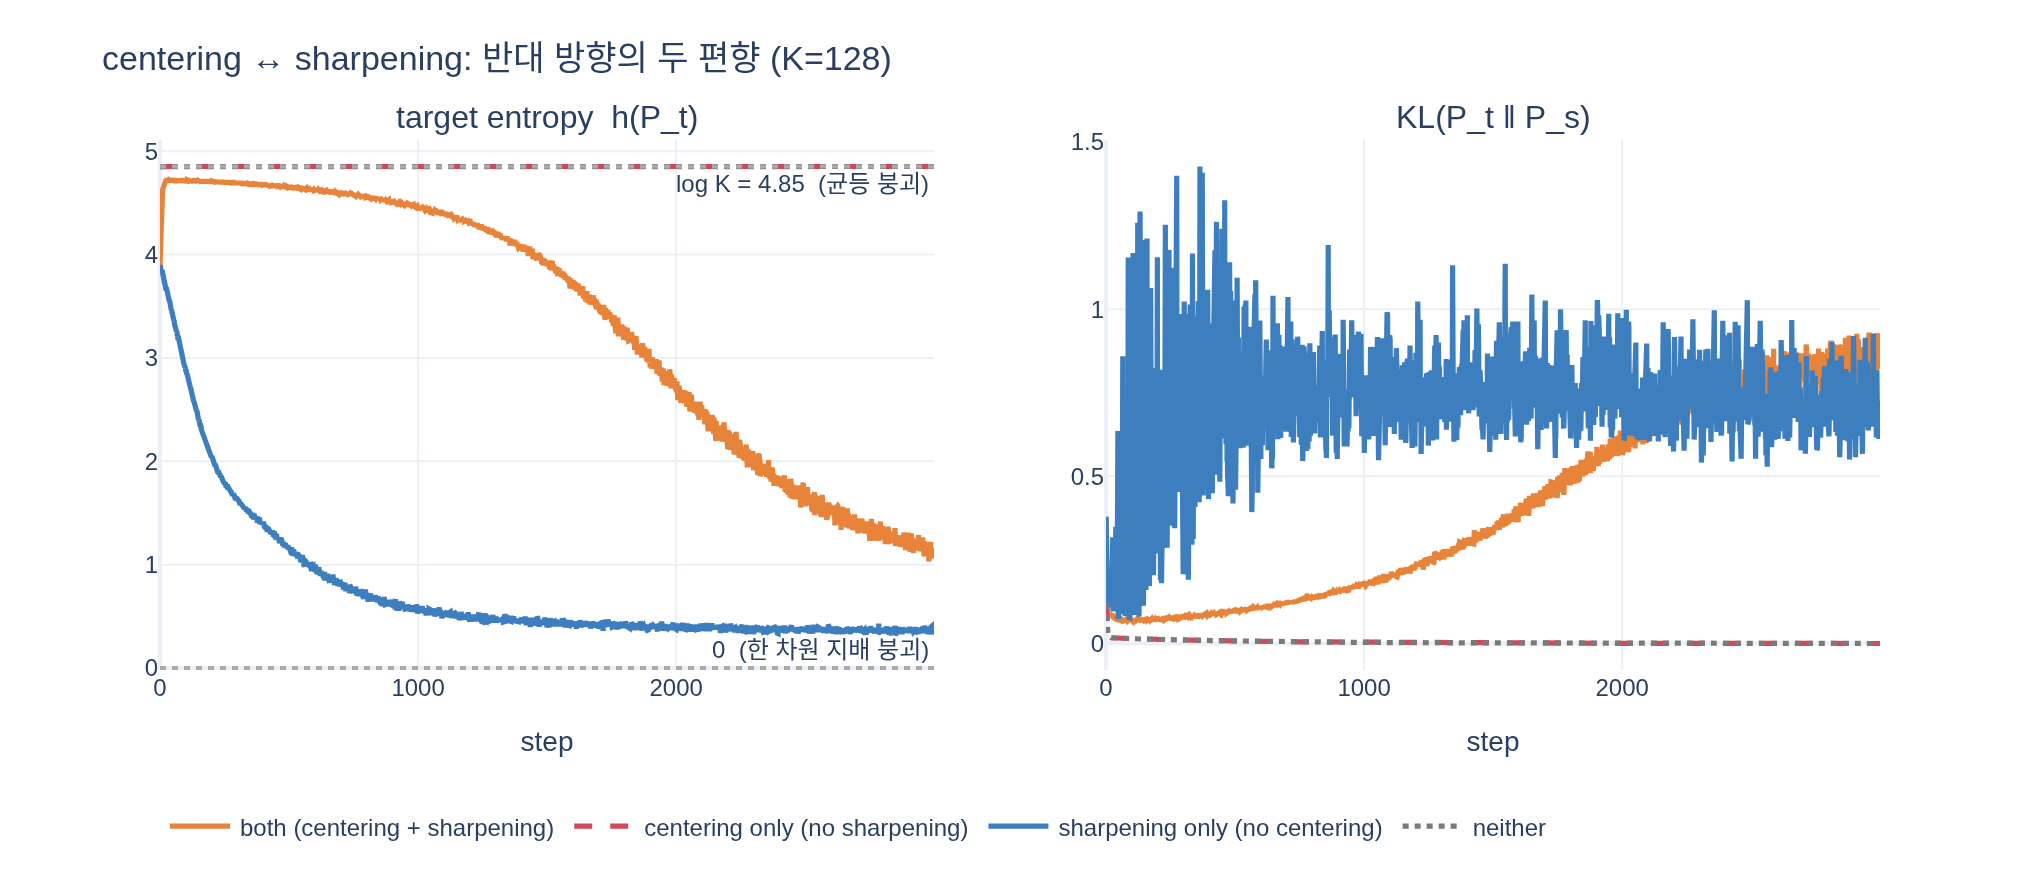

Recreate this plot in Python.
# %% [markdown]
# # centering과 sharpening: 서로 반대 방향으로 미는 두 힘
#
# DINO(§3.1 "Avoiding collapse", §5.3)의 주장을 작은 토이 문제로 재현한다.
#
# **centering** — teacher 로짓에서 배치 평균 $c$ 를 뺀다.
# $$c \leftarrow m\,c + (1-m)\frac{1}{B}\sum_{i=1}^{B} g_{\theta_t}(x_i),
#   \qquad g_t(x) \leftarrow g_t(x) - c$$
# 어떤 차원 $k$ 가 배치 전체에서 계속 크면 $c_k$ 가 따라 커져서 그만큼 다시 깎인다(음성 피드백).
# → **한 차원 지배**를 막는다. 그런데 배치가 공유하는 성분을 계속 지워내므로 남는 로짓 차이가
# 작아져 softmax가 평평해진다. → **균등 분포로의 붕괴**를 유도한다.
#
# **sharpening** — teacher softmax 온도 $\tau_t$ 를 아주 낮춘다.
# $$P_t^{(k)}(x) = \frac{\exp\big((g_t^{(k)}(x)-c^{(k)})/\tau_t\big)}
#                       {\sum_j \exp\big((g_t^{(j)}(x)-c^{(j)})/\tau_t\big)}$$
# $\tau_t \to 0$ 이면 `argmax`(one-hot). 작은 로짓 차이를 증폭하므로 정확히 반대 방향,
# 즉 **한 차원 지배** 쪽으로 민다.
#
# 진단 지표는 논문 식 (5)의 분해다.
# $$H(P_t, P_s) = h(P_t) + D_{KL}(P_t \Vert P_s)$$
# - $h(P_t) \to \log K$ : 균등 붕괴 (sharpening이 없을 때)
# - $h(P_t) \to 0$ : 한 차원 지배 붕괴 (centering이 없을 때)
# - $D_{KL} \to 0$ : 출력이 입력과 무관한 상수 → 붕괴 신호
#
# 필요 패키지: numpy, plotly, kaleido

# %%
import os

import numpy as np
import plotly.graph_objects as go
from plotly.subplots import make_subplots


def _show(fig):
    try:
        from IPython import get_ipython

        if get_ipython() is not None:  # VSCode 셀/Jupyter에서만 렌더링
            fig.show()
    except ImportError:
        pass


K = 128     # 출력(프로토타입) 차원
D = 16      # 백본 feature 차원
N = 256     # 배치 = 데이터셋 크기
print(f"K = {K},  log K = {np.log(K):.4f}")
# 출력: K = 128,  log K = 4.8520

# %% [markdown]
# ## 토이 셋업
#
# 백본은 얼려두고 projection head $W \in \mathbb{R}^{K \times D}$, bias $b \in \mathbb{R}^{K}$ 만 학습한다.
#
# - student 로짓: $s_i = W z_i^{(2)} + b$
# - teacher 로짓: $t_i = W_t z_i^{(1)} + b_t$, &nbsp; $(W_t, b_t) \leftarrow \lambda(W_t,b_t) + (1-\lambda)(W,b)$
#
# $z^{(1)}, z^{(2)}$ 는 같은 이미지의 두 view다. head 파라미터가 모든 샘플에 **공유**되므로
# "입력과 무관한 출력"(= collapse)이 실제로 학습될 수 있다.
#
# feature 는 `공통 방향 mu + alpha * 노이즈` 로 만든다. 학습 초기의 백본처럼 샘플들이 서로 비슷해서
# 입력 의존 신호가 약한 상황을 흉내낸 것이고, 이 상황이 붕괴가 실제로 일어나는 조건이다.
# 이때 배치가 공유하는 성분이 크고, 그 공유 성분을 정확히 걷어내는 연산이 바로 centering 이다.

# %%
_r = np.random.default_rng(0)
mu = _r.normal(size=D)
mu /= np.linalg.norm(mu)
Z = mu + 0.10 * _r.normal(size=(N, D))       # alpha = 0.10
Z /= np.linalg.norm(Z, axis=1, keepdims=True)

print("feature 행렬:", Z.shape)
print("샘플간 평균 코사인 유사도:", round(float((Z @ Z.T)[np.triu_indices(N, 1)].mean()), 4))
# 출력: feature 행렬: (256, 16)
# 출력: 샘플간 평균 코사인 유사도: 0.8689


def softmax(x, temp):
    x = x / temp
    x = x - x.max(axis=1, keepdims=True)
    e = np.exp(x)
    return e / e.sum(axis=1, keepdims=True)


def entropy(p):
    return float(np.mean(-(p * np.log(p + 1e-12)).sum(axis=1)))


def kl(p, q):
    return float(np.mean((p * (np.log(p + 1e-12) - np.log(q + 1e-12))).sum(axis=1)))


# %% [markdown]
# ## 학습 루프 (논문 Algorithm 1 의사코드 그대로)
#
# 1. teacher 로짓 → (centering: $-c$) → 온도 $\tau_t$ softmax → $P_t$ &nbsp; (stop-gradient)
# 2. student 로짓 → 온도 $\tau_s$ softmax → $P_s$
# 3. $H(P_t,P_s) = -\sum_k P_t^{(k)} \log P_s^{(k)}$ 를 최소화 (로짓 기울기는 $(P_s-P_t)/\tau_s$)
# 4. teacher = student 의 EMA, center $c$ = teacher 로짓 배치 평균의 EMA
#
# 스위치 두 개(`use_center`, `use_sharpen`)로 §5.3의 네 조건을 만든다.
# `use_sharpen=False` 는 "낮은 $\tau_t$ 를 쓰지 않는다" = 평범한 softmax($\tau_t=1$).

# %%
TAU_S = 0.10       # student 온도 (항상 고정)
TAU_T_SHARP = 0.04 # sharpening ON  (논문 기본값 근처, < 0.06)
TAU_T_FLAT = 1.0   # sharpening OFF (온도 스케일링 없음)

STEPS, LR, LAM, M_CENTER = 3000, 0.1, 0.996, 0.9


def run(use_center, use_sharpen, seed=1):
    r = np.random.default_rng(seed)
    W = 0.05 * r.normal(size=(K, D))
    b = np.zeros(K)
    Wt, bt = W.copy(), b.copy()          # momentum teacher
    c = np.zeros(K)                      # center
    tau_t = TAU_T_SHARP if use_sharpen else TAU_T_FLAT

    hist_h, hist_kl, hist_used = [], [], []
    for step in range(STEPS):
        v1 = Z + 0.05 * r.normal(size=Z.shape)   # teacher view
        v2 = Z + 0.05 * r.normal(size=Z.shape)   # student view

        t_logit = v1 @ Wt.T + bt
        s_logit = v2 @ W.T + b

        Pt = softmax(t_logit - c if use_center else t_logit, tau_t)   # center + sharpen
        Ps = softmax(s_logit, TAU_S)

        hist_h.append(entropy(Pt))
        hist_kl.append(kl(Pt, Ps))
        if step % 25 == 0:
            hist_used.append(len(np.unique(Pt.argmax(axis=1))))

        G = (Ps - Pt) / TAU_S                     # dH/d(student logit)
        W -= LR * (G.T @ v2 / N)
        b -= LR * G.mean(axis=0)

        Wt = LAM * Wt + (1 - LAM) * W             # ema
        bt = LAM * bt + (1 - LAM) * b
        c = M_CENTER * c + (1 - M_CENTER) * t_logit.mean(axis=0)   # eq. (4)

    return np.array(hist_h), np.array(hist_kl), np.array(hist_used)


CONDS = {
    "both (centering + sharpening)": (True, True),
    "centering only (no sharpening)": (True, False),
    "sharpening only (no centering)": (False, True),
    "neither": (False, False),
}
res = {name: run(*flags) for name, flags in CONDS.items()}

print(f"{'조건':34s} {'h(Pt) 최종':>11s} {'KL 최종':>9s} {'쓰인 차원 수':>12s}")
for name, (h, d, u) in res.items():
    print(f"{name:34s} {h[-1]:11.4f} {d[-1]:9.4f} {u[-1]:9d} / {K}")
# 출력: 조건                                    h(Pt) 최종     KL 최종      쓰인 차원 수
# 출력: both (centering + sharpening)           1.1566    0.8655        32 / 128
# 출력: centering only (no sharpening)          4.8520    0.0002        74 / 128
# 출력: sharpening only (no centering)          0.3665    0.7135         6 / 128
# 출력: neither                                 4.8520    0.0002        76 / 128

# %% [markdown]
# 논문 §5.3이 말한 그대로다.
#
# - **centering only** → $h(P_t)$ 가 $\log K = 4.852$ 에 정확히 붙는다 = **균등 붕괴**,
#   그리고 $D_{KL} \to 0$ (출력이 입력과 무관한 상수).
# - **sharpening only** → $h(P_t)$ 가 $0$ 쪽으로 내려가고 128개 차원 중 **6개**만 쓰인다
#   = **한 차원(소수 차원) 지배 붕괴**.
# - **both** → $h(P_t)$ 가 0과 $\log K$ 사이($\approx 1.16$)에서 버티고 32개 차원을 쓰며
#   $D_{KL} \approx 0.87 > 0$, 즉 target 이 입력에 따라 달라지는 학습 신호가 살아 있다.
# - **neither** → sharpening 이 없으므로 centering 유무와 무관하게 균등 붕괴로 간다
#   (그래서 centering only 곡선과 겹친다).

# %% [markdown]
# ## 시각화 (논문 Figure 7 과 같은 두 패널)

# %%
COLORS = {
    "both (centering + sharpening)": "#E8833A",
    "centering only (no sharpening)": "#D1495B",
    "sharpening only (no centering)": "#3D7EBF",
    "neither": "#7A7A7A",
}
DASH = {
    "both (centering + sharpening)": "solid",
    "centering only (no sharpening)": "dash",
    "sharpening only (no centering)": "solid",
    "neither": "dot",
}

fig = make_subplots(
    rows=1,
    cols=2,
    subplot_titles=("target entropy  h(P_t)", "KL(P_t ‖ P_s)"),
    horizontal_spacing=0.10,
)
for name, (h, d, _u) in res.items():
    style = dict(color=COLORS[name], dash=DASH[name], width=2.6)
    fig.add_trace(go.Scatter(y=h, name=name, line=style), row=1, col=1)
    fig.add_trace(go.Scatter(y=d, name=name, line=style, showlegend=False), row=1, col=2)

fig.add_hline(
    y=float(np.log(K)), row=1, col=1, line=dict(color="#AAA", dash="dot"),
    annotation_text="log K = 4.85  (균등 붕괴)", annotation_position="bottom right",
)
fig.add_hline(
    y=0.0, row=1, col=1, line=dict(color="#AAA", dash="dot"),
    annotation_text="0  (한 차원 지배 붕괴)", annotation_position="top right",
)
fig.update_xaxes(title_text="step", row=1, col=1)
fig.update_xaxes(title_text="step", row=1, col=2)
fig.update_layout(
    title="centering ↔ sharpening: 반대 방향의 두 편향 (K=128)",
    template="plotly_white",
    width=1020,
    height=440,
    legend=dict(orientation="h", y=-0.24),
    margin=dict(t=70, b=90),
)
fig.write_image(os.path.join(os.path.dirname(os.path.abspath(__file__)), "expy.png"), scale=2)
_show(fig)
print("saved expy.png")
# 출력: saved expy.png

# %% [markdown]
# ## 두 극한값 수치 확인
#
# - 균등 분포 $P=(1/K,\dots,1/K)$ 의 엔트로피 = $\log K$ (논문 표기로는 $-\log(1/K)$)
# - one-hot 분포의 엔트로피 = $0$

# %%
uniform = np.full((1, K), 1.0 / K)
onehot = np.zeros((1, K))
onehot[0, 0] = 1.0
print(f"h(uniform) = {entropy(uniform):.6f}   ( log K = {np.log(K):.6f} )")
print(f"h(one-hot) = {abs(entropy(onehot)):.6f}")
# 출력: h(uniform) = 4.852030   ( log K = 4.852030 )
# 출력: h(one-hot) = 0.000000

# %%
h_both = res["both (centering + sharpening)"][0]
h_cen = res["centering only (no sharpening)"][0]
h_shp = res["sharpening only (no centering)"][0]
logK = float(np.log(K))
print(f"centering only  → |h - log K| = {abs(h_cen[-1] - logK):.6f}   (균등 붕괴 확정)")
print(f"sharpening only → |h - 0|     = {abs(h_shp[-1]):.6f}   (0 쪽으로, log K 의 {h_shp[-1]/logK:.1%})")
print(f"both            → h = {h_both[-1]:.4f}   (log K 의 {h_both[-1]/logK:.1%}, 0 < h < log K)")
# 출력: centering only  → |h - log K| = 0.000004   (균등 붕괴 확정)
# 출력: sharpening only → |h - 0|     = 0.366532   (0 쪽으로, log K 의 7.6%)
# 출력: both            → h = 1.1566   (log K 의 23.8%, 0 < h < log K)

# %% [markdown]
# ## 정리
#
# | 조건 | $h(P_t)$ 가 가는 곳 | $D_{KL}$ | 붕괴 종류 |
# |---|---|---|---|
# | centering만 | $\log K$ | $\to 0$ | 균등 붕괴 (모든 차원이 $1/K$) |
# | sharpening만 | $0$ | 작아짐 | 소수/한 차원 지배 붕괴 (one-hot) |
# | 둘 다 없음 | $\log K$ | $\to 0$ | 균등 붕괴 |
# | **둘 다** | 0과 $\log K$ 사이 | $> 0$ 유지 | 붕괴 없음 |
#
# centering 은 배치가 공유하는 로짓 성분을 계속 빼내는 **음성 피드백**이라 한 차원이 지배하는 것을
# 막지만, 그 대가로 로짓 차이를 지워 균등 쪽으로 민다. sharpening 은 $\tau_t$ 를 낮춰 남은 차이를
# **증폭**하므로 정확히 반대 방향으로 민다. 두 힘이 균형을 이룰 때만 $P_t$ 가 입력에 따라 달라지는
# 유의미한 target 이 되어 $D_{KL}(P_t\Vert P_s) > 0$ 인 학습 신호가 살아남는다.
# (논문 Fig. 7의 "both" 곡선도 100 에폭 내내 아주 천천히 내려가지만 0에 붙지 않는다.)
